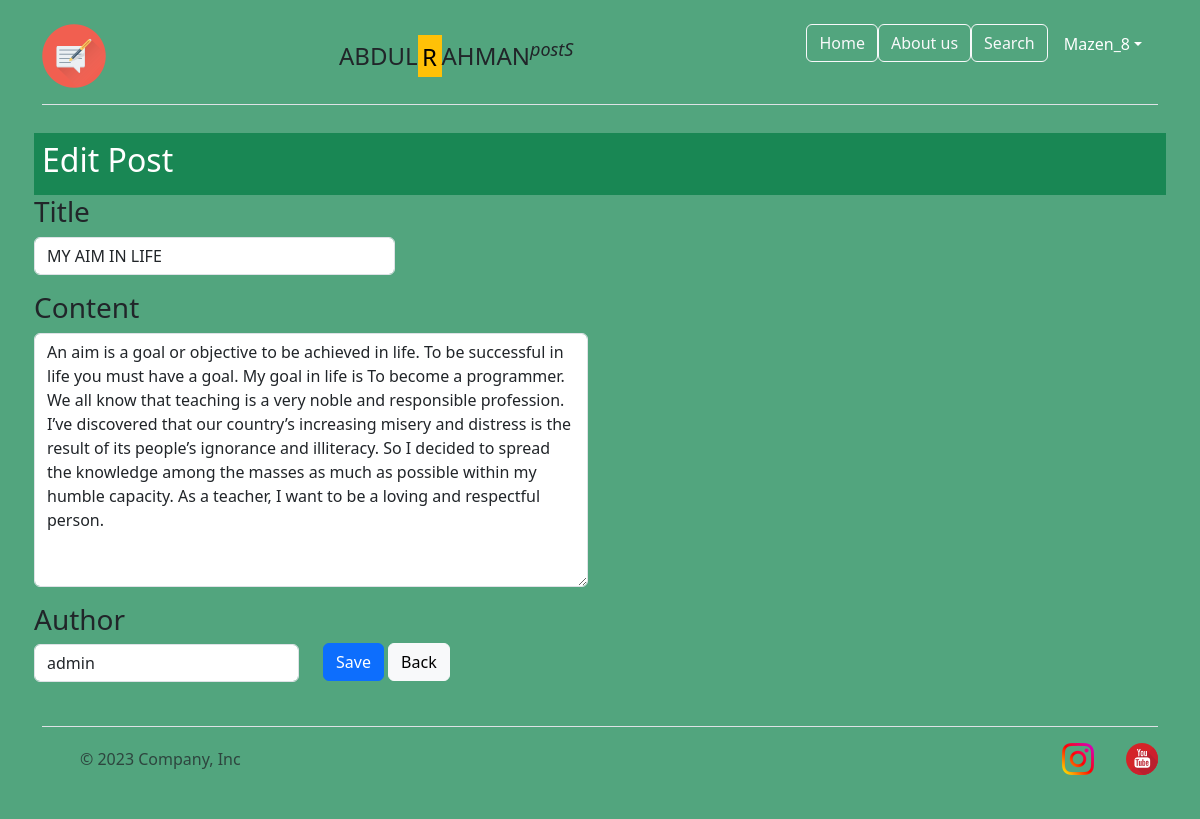
/post/edit/20/ (signed in), run on the app's committed database.
### blog_app/models.py (models this page shows, shortened)
class Post(models.Model):
    title = models.CharField(max_length=120, null=True)
    content = models.TextField()
    published_at = models.DateTimeField(default=timezone.now)
    author = models.ForeignKey(User, on_delete=models.CASCADE)
    class Meta:
        ordering = ['-published_at']

### blog_app/views.py (the view, shortened to what this page needs)
# urls.py: path('post/edit/<int:id>/', views.editPost, name="post-edit"),
@login_required
def editPost(request, id):
    post = get_object_or_404(Post, id=id)
    if request.method == "GET":
        context = {
            'form': PostForm(instance=post),
            'id': id,
        }
        return render(request, 'blog/post_form.html', context)

### blog_app/forms.py
class PostForm(forms.ModelForm):
    class Meta:
        model = Post
        fields = ['title', 'content', 'author']

### templates/blog/post_form.html (shortened to what this page needs)
{% extends 'base.html' %}
{% load static %}
{% load widget_tweaks %}
{% block content %}
            <div class="container p-1">
            <div class="bg-success p-2 text-white">
                <h2>{% if id %} Edit {% else %} New {% endif %} Post</h2>
            </div>
            <form method="POST">
                <div class="row">
                    <div class="col-4">
                        <label class="form-label h3">Title</label>
                        {% render_field form.title class="form-control" name="title" placeholder="Title Post" type="text" %}
                    </div>
                </div>
                <div class="row">
                    <div class="col-6 pt-3">
                        <label class="form-label h3">Content</label>
                        {% render_field form.content class="form-control" name="content" placeholder="Content" %}
                    </div>
                </div>
                <div class="row">
                <div class="col-3 pt-3">
                    <label class="form-label h3">Author</label>
                    {% render_field form.author class="form-control" name="author" %}
                </div>
                <div class="col-6 pt-5">
                    <div class="col-6 pt-2">
                        {% if id %}
                            <button  type="submit" class="btn btn-primary">Save</button>
                        {% else %}
                            <button  type="submit" class="btn btn-primary">Post</button>
                        {% endif %}
                    <a href="{% url 'home' %}"type="button" class="btn btn-light">Back</a>
                </div>
            </div>
            </div>
            </div>
                <div class="row">
                    <div class="col-6 pt-3">
                    </div>
                </div>
{% endblock %}

### templates/parts/navbar.html (shortened to what this page needs)
{% load static %}
<!DOCTYPE html>
<html lang="en">
<head>
    <link href="{% static '/css/bootstrap.css' %}" rel="stylesheet">
</head>
<body class="bg-success p-2" style="--bs-bg-opacity: .75;">
    <main>
        <div class="container">
            <header class="d-flex flex-wrap justify-content-center py-3 mb-4 border-bottom">
                <a href="{% url 'home' %}" class="d-flex align-items-center mb-3 mb-md-0 me-md-auto text-dark text-decoration-none">
                  <img src="{% static '/imags/blog_.png'%}" alt="">
                </a>
                <a href="{% url 'home' %}" class="d-flex align-items-center mb-3 mb-md-0 me-md-auto text-dark text-decoration-none">
                    <span class="fs-4">ABDUL<mark class="bg-warning">R</mark>AHMAN<i><sup>postS</sup></i></span>
                  </a>
                <ul class="nav nav-pills">
                  <li class="nav-item"><a href="/" class="btn btn-outline-light ">Home</a></li>
                  <li class="nav-item"><a href="{% url 'about' %}" class="btn btn-outline-light">About us</a></li>
                  <li class="nav-item"><a href="#" class="btn btn-outline-light">Search</a></li>
                  {% if request.user.is_authenticated %}
                  <a class="nav-link dropdown-toggle text-white" href="#" role="button" data-bs-toggle="dropdown">{{ request.user.username|title }}</a>
                </ul>
                {% endif %}
            </header>
    </main>
</body>
</html>

### data on the page
Post: title "MY AIM IN LIFE", content "An aim is a goal or objective to be achieved in life. To be successful in life you must have a goal. My goal in life is To become a programmer. We all know that teaching is a very noble and responsible profession. I’ve discovered that our country’s increasing misery and distress is the result of its people’s ignorance and illiteracy. So I decided to spread the knowledge among the masses as much as possible within my humble capacity. As a teacher, I want to be a loving and respectful person.", author "admin"

### other printed values
{{ request.user.username|title }} "Mazen_8"
